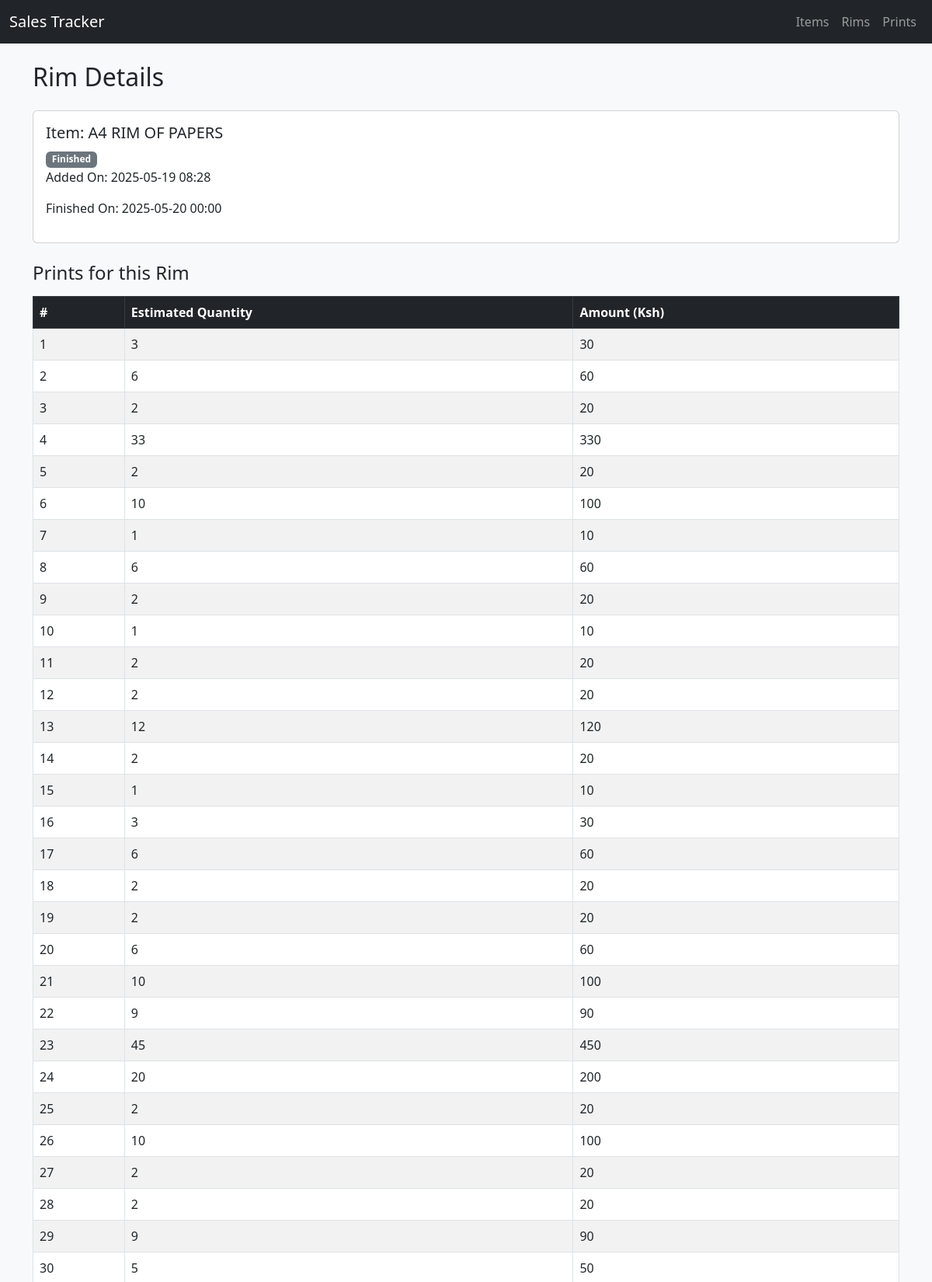
Screenshot of /rims/2/ (upper part) with the database file from the repository.
### main/models.py (models this page shows, shortened)
class Rim(models.Model):
    CHOICES = [
        ["Available", "available"],
        ["Finished", "finished"],
    ]
    item = models.ForeignKey(Item, on_delete=models.CASCADE, related_name="rims")
    added_on = models.DateTimeField(auto_now_add=True)
    status = models.CharField(max_length=50, choices=CHOICES, default="available")
    finished_on = models.DateTimeField(blank=True, null=True)

class Item(models.Model):
    CHOICES = [
        ('product', 'Product'),
        ('service', 'Service'),
    ]
    name = models.CharField(max_length=100)
    category = models.CharField(max_length=100, choices=CHOICES, blank=True, null=True)
    unit = models.CharField(max_length=50, blank=True, null=True) # e.g., "pcs", "kg"
    price = models.IntegerField(blank=True, null=True)
    description = models.TextField(blank=True, null=True)

class Print(models.Model):
    rim = models.ForeignKey(Rim, on_delete=models.CASCADE, related_name="prints")
    qnty = models.IntegerField(blank=True, null=True)
    amount = models.BigIntegerField()

### main/views.py (the view)
# urls.py: path('rims/<int:pk>/', views.RimDetailView.as_view(), name='rim-detail'),
class RimDetailView(DetailView):
    model = Rim
    context_object_name = 'rim'
    template_name = 'rims/rim_detail.html'
    def get_context_data(self, **kwargs):
        context = super().get_context_data(**kwargs)
        context['prints'] = self.object.prints.all().order_by('-id')  # latest first
        return context

### main/templatetags/math_filters.py (called while the page is built)
@register.filter
def divide_by(value, arg):
    try:
        return int(value) // int(arg)
    except (TypeError, ValueError, ZeroDivisionError):
        return 0

### main/templates/rims/rim_detail.html
{% extends '../main.html' %}
{% load math_filters %}
{% block content %}
<h2 class="mb-4">Rim Details</h2>
<div class="card mb-4">
    <div class="card-body">
        <h5 class="card-title">Item: {{ rim.item.name }}</h5>
        <span class="badge
                {% if rim.status == 'available' %}
                    bg-success
                {% else %}
                    bg-secondary
                {% endif %}
            ">
            {{ rim.status|title }}
        </span>
        <p>Added On: {{ rim.added_on|date:"Y-m-d H:i" }}</p>
        <p>Finished On: {{ rim.finished_on|date:"Y-m-d H:i" }}</p>
    </div>
</div>
<h4 class="mb-3">Prints for this Rim</h4>
{% if prints %}
<div class="table-responsive">
    <table class="table table-bordered table-striped align-middle">
        <thead class="table-dark">
            <tr>
                <th>#</th>
                <th>Estimated Quantity</th>
                <th>Amount (Ksh)</th>
            </tr>
        </thead>
        <tbody>
            {% for p in prints %}
            <tr>
                <td>{{ forloop.counter }}</td>
                <td>{{ p.amount|divide_by:10 }}</td>
                <td>{{ p.amount }}</td>
            </tr>
            {% endfor %}
        </tbody>
    </table>
</div>
{% else %}
<p>No prints recorded for this rim yet.</p>
{% endif %}
{% endblock %}

### rows the page displays
Rim: item.name "A4 RIM OF PAPERS", status "Finished", added_on "2025-05-19 08:28", finished_on "2025-05-20 00:00"
Print: amount|divide_by "3", amount "30"
Print: amount|divide_by "6", amount "60"
Print: amount|divide_by "2", amount "20"
Print: amount|divide_by "33", amount "330"
Print: amount|divide_by "2", amount "20"
Print: amount|divide_by "10", amount "100"
Print: amount|divide_by "1", amount "10"
Print: amount|divide_by "6", amount "60"
Print: amount|divide_by "2", amount "20"
Print: amount|divide_by "1", amount "10"
Print: amount|divide_by "2", amount "20"
Print: amount|divide_by "2", amount "20"
Print: amount|divide_by "12", amount "120"
Print: amount|divide_by "2", amount "20"
Print: amount|divide_by "1", amount "10"
Print: amount|divide_by "3", amount "30"
Print: amount|divide_by "6", amount "60"
Print: amount|divide_by "2", amount "20"
Print: amount|divide_by "2", amount "20"
Print: amount|divide_by "6", amount "60"
Print: amount|divide_by "10", amount "100"
Print: amount|divide_by "9", amount "90"
Print: amount|divide_by "45", amount "450"
Print: amount|divide_by "20", amount "200"
Print: amount|divide_by "2", amount "20"
Print: amount|divide_by "10", amount "100"
Print: amount|divide_by "2", amount "20"
Print: amount|divide_by "2", amount "20"
Print: amount|divide_by "9", amount "90"
Print: amount|divide_by "5", amount "50"
